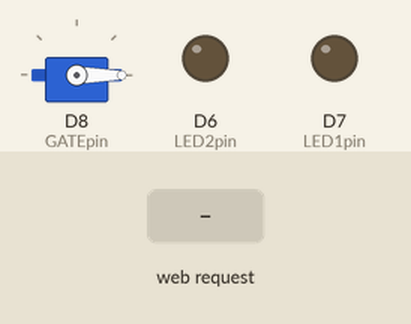
This sketch was run on a simulated ESP8266 (NodeMCU). Shown: servo, output pins drawn as LEDs (lit = HIGH). The test bench sets the inputs (shaded band). What the sketch prints to the serial monitor is not drawn.

Above: at 1.3 s.
1.4 s: HTTP request GET /led1on received
At 1.8 s:
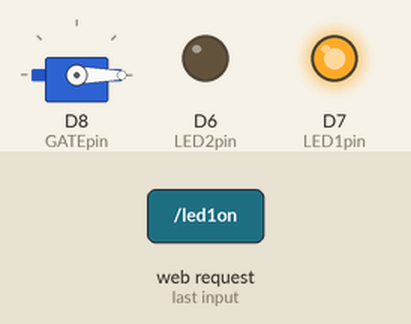
2.9 s: HTTP request GET /led2on received
At 4.1 s:
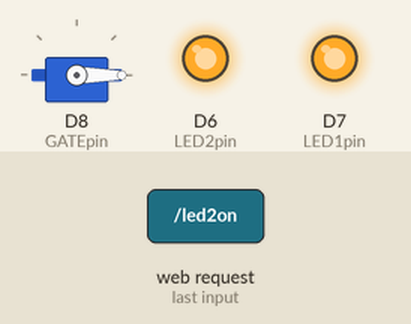
4.4 s: HTTP request GET /led1off received
At 5.3 s:
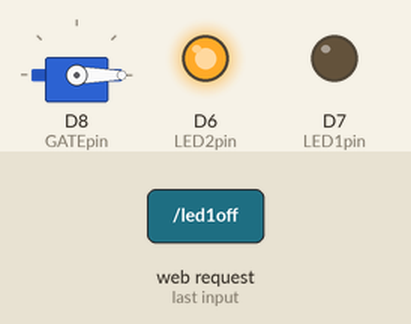
5.9 s: HTTP request GET /gateopen received
At 6.4 s:
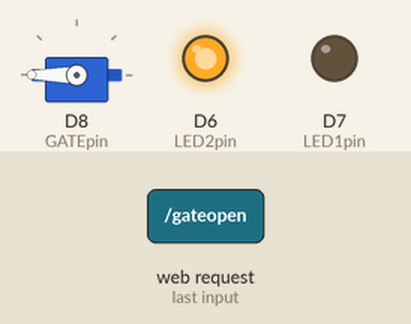
7.4 s: HTTP request GET /led2off received
At 8.6 s:
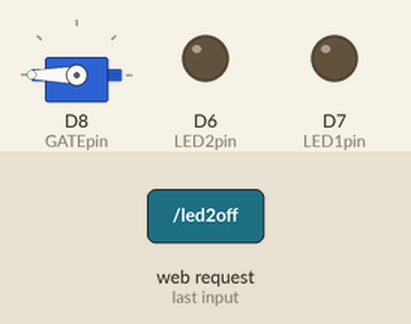
8.9 s: HTTP request GET / received
At 9.9 s:
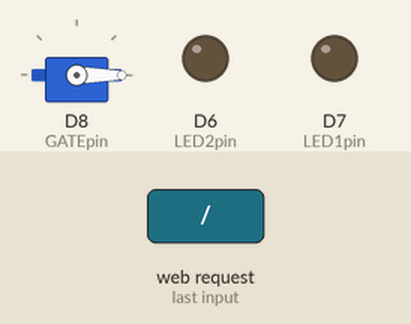
Timing chart, 0 to 11.4 s (numbered marks = the images above; inputs shaded):
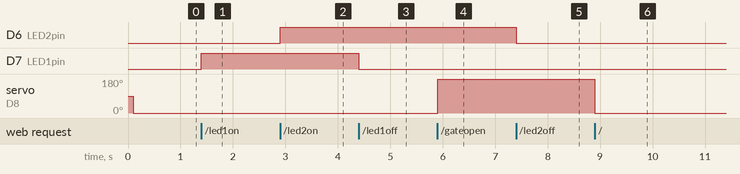

The sketch:

SMART-HOMIE-NODEMCU-ESP8266.ino
```cpp
#include <ESP8266WiFi.h>
#include <ESP8266WebServer.h>
#include <Servo.h>

// Inisialisasi objek servo
Servo myservo;

/* Put your SSID & Password */
const char* ssid = "SmartHomie";  // Enter SSID here
const char* password = "87654321";  //Enter Password here

/* Put IP Address details */
IPAddress local_ip(192,168,1,1);
IPAddress gateway(192,168,1,1);
IPAddress subnet(255,255,255,0);

ESP8266WebServer server(80);

uint8_t LED1pin = D7;
bool LED1status = LOW;

uint8_t LED2pin = D6;
bool LED2status = LOW;

uint8_t GATEpin = D8;
bool GATEstatus = false;

void setup() {
  Serial.begin(115200);
  pinMode(LED1pin, OUTPUT);
  pinMode(LED2pin, OUTPUT);
  myservo.attach(GATEpin);

  WiFi.softAP(ssid, password);
  WiFi.softAPConfig(local_ip, gateway, subnet);
  delay(100);

  server.on("/", handle_OnConnect);
  server.on("/led1on", handle_led1on);
  server.on("/led1off", handle_led1off);
  server.on("/led2on", handle_led2on);
  server.on("/led2off", handle_led2off);
  server.on("/gateopen", handle_gateOpen);
  server.on("/gateclose", handle_gateClose);
  server.onNotFound(handle_NotFound);

  server.begin();
  Serial.println("HTTP server started");
}
void loop() {
  server.handleClient();
  if(LED1status)
  {digitalWrite(LED1pin, HIGH);}
  else
  {digitalWrite(LED1pin, LOW);}

  if(LED2status)
  {digitalWrite(LED2pin, HIGH);}
  else
  {digitalWrite(LED2pin, LOW);}

  if(GATEstatus)
  {myservo.write(180);}
  else
  {myservo.write(0);}
}

void handle_OnConnect() {
  LED1status = LOW;
  LED2status = LOW;
  GATEstatus = false;
  server.send(200, "text/html", SendHTML(LED1status,LED2status,GATEstatus));
}

void handle_led1on() {
  LED1status = HIGH;
  server.send(200, "text/html", SendHTML(true,LED2status,GATEstatus));
}

void handle_led1off() {
  LED1status = LOW;
  server.send(200, "text/html", SendHTML(false,LED2status,GATEstatus));
}

void handle_led2on() {
  LED2status = HIGH;
  server.send(200, "text/html", SendHTML(LED1status,true,GATEstatus));
}

void handle_led2off() {
  LED2status = LOW;
  server.send(200, "text/html", SendHTML(LED1status,false,GATEstatus));
}
void handle_gateOpen() {
  // Mengatur posisi awal servo ke 0 derajat
  GATEstatus = true;
  server.send(200, "text/html", SendHTML(LED1status,LED2status,true));
}

void handle_gateClose() {
  // Mengatur posisi awal servo ke 180 derajat
  GATEstatus = false;
  server.send(200, "text/html", SendHTML(LED1status,LED2status,false));
}

void handle_NotFound(){
  server.send(404, "text/plain", "Not found");
}

String SendHTML(uint8_t led1stat, uint8_t led2stat, uint8_t gatestat){
  String ptr = "<!DOCTYPE html> <html>\n";
  ptr +="<head><meta name=\"viewport\" content=\"width=device-width, initial-scale=1.0, user-scalable=no\">\n";
  ptr +="<title>LED Control</title>\n";
  ptr +="<style>html { font-family: Helvetica; display: inline-block; margin: 0px auto; text-align: center;}\n";
  ptr +="body{margin-top: 50px;} h1 {color: #444444;margin: 50px auto 30px;} h3 {color: #444444;margin-bottom: 50px;}\n";
  ptr +=".button {display: block;width: 80px;background-color: #1abc9c;border: none;color: white;padding: 13px 30px;text-decoration: none;font-size: 25px;margin: 0px auto 35px;cursor: pointer;border-radius: 4px;}\n";
  ptr +=".button-on {background-color: #1abc9c;}\n";
  ptr +=".button-on:active {background-color: #16a085;}\n";
  ptr +=".button-off {background-color: #34495e;}\n";
  ptr +=".button-off:active {background-color: #2c3e50;}\n";
  ptr +="p {font-size: 14px;color: #888;margin-bottom: 10px;}\n";
  ptr +="</style>\n";
  ptr +="</head>\n";
  ptr +="<body>\n";
  ptr +="<h1>Smart Homie</h1>\n";
  ptr +="<h3>Lamp and Gate Controller</h3>\n";

  if(led1stat)
  {ptr +="<p>LED1 Status: ON</p><a class=\"button button-off\" href=\"/led1off\">OFF</a>\n";}
  else
  {ptr +="<p>LED1 Status: OFF</p><a class=\"button button-on\" href=\"/led1on\">ON</a>\n";}

  if(led2stat)
  {ptr +="<p>LED2 Status: ON</p><a class=\"button button-off\" href=\"/led2off\">OFF</a>\n";}
  else
  {ptr +="<p>LED2 Status: OFF</p><a class=\"button button-on\" href=\"/led2on\">ON</a>\n";}

  if(gatestat)
  {ptr +="<p>Gate Status: Open</p><a class=\"button button-off\" href=\"/gateclose\">Close</a>\n";}
  else
  {ptr +="<p>Gate Status: Close</p><a class=\"button button-on\" href=\"/gateopen\">Open</a>\n";}

  ptr +="</body>\n";
  ptr +="</html>\n";
  return ptr;
}
```

Measured:
- after the input at 1.4 s, D7 (LED1pin): LOW → HIGH at once
- after the input at 2.9 s, D6 (LED2pin): LOW → HIGH at once
- after the input at 4.4 s, D7 (LED1pin): HIGH → LOW at once
- after the input at 5.9 s, servo on D8 (GATEpin): 0° → 180° at once
- after the input at 7.4 s, D6 (LED2pin): HIGH → LOW at once
- after the input at 8.9 s, servo on D8 (GATEpin): 180° → 0° at once
